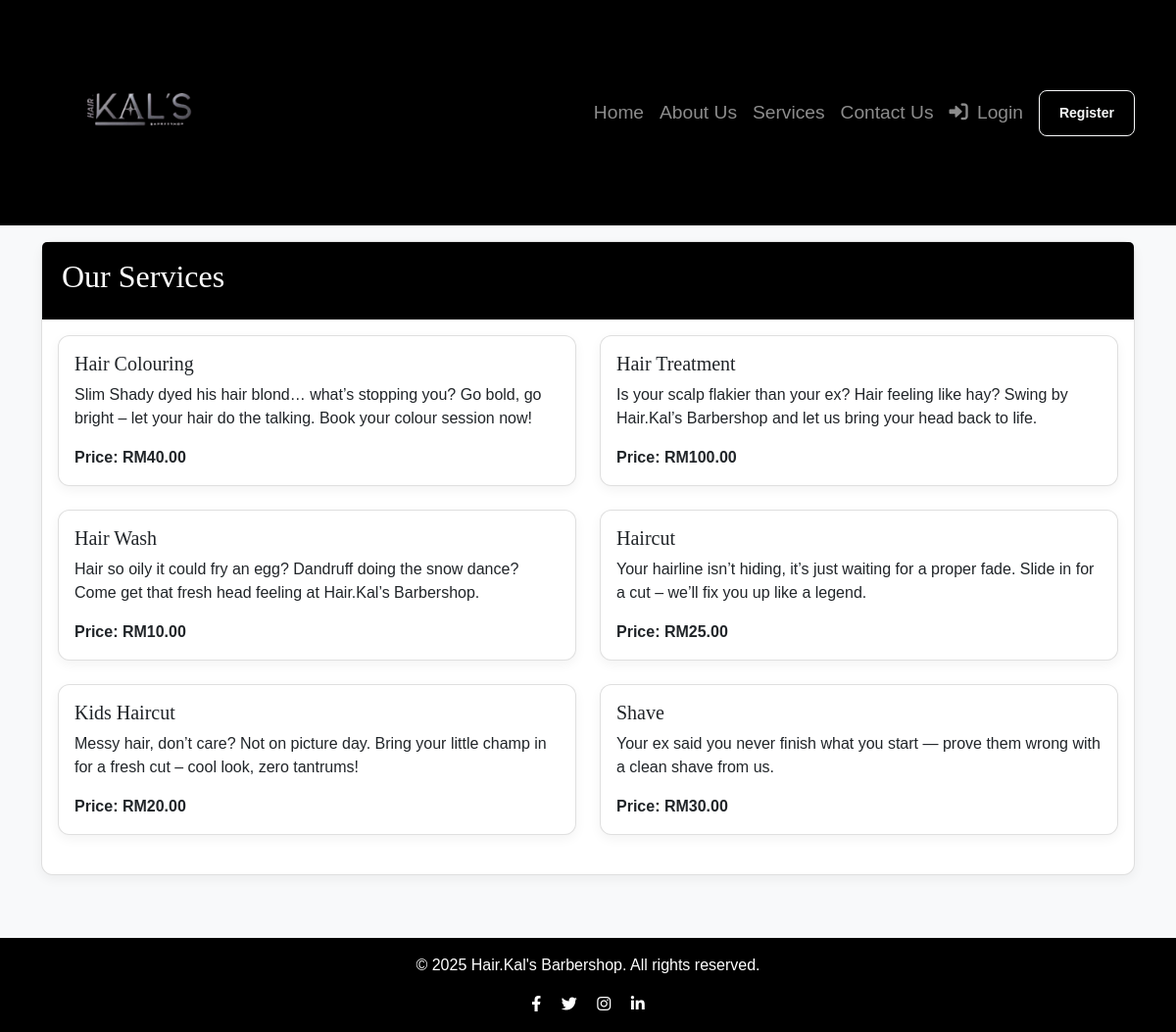
/services.php, run on the app's committed database.
### tables this page shows
CREATE TABLE `services` (
  `id` int(11) NOT NULL,
  `name` varchar(255) NOT NULL,
  `description` text DEFAULT NULL,
  `price` decimal(10,2) NOT NULL
);

### services.php (the view, shortened to what this page needs)
<?php
require_once 'includes/db_connect.php';
require_once 'includes/header.php';
$services = [];
$result = $conn->query("SELECT name, description, price FROM services ORDER BY name");
if ($result->num_rows > 0) {
    while ($row = $result->fetch_assoc()) {
        $services[] = $row;
    }
}
?>
<div class="card mb-4">
    <div class="card-header text-white" style="background-color: #000000;">
        <h2>Our Services</h2>
    </div>
    <div class="card-body">
        <?php if (empty($services)): ?>
            <p class="text-center">No services are currently listed. Please check back later!</p>
        <?php else: ?>
            <div class="row">
                <?php foreach ($services as $service): ?>
                    <div class="col-md-6 mb-4">
                        <div class="card h-100">
                            <div class="card-body">
                                <h5 class="card-title"><?php echo htmlspecialchars($service['name']); ?></h5>
                                <p class="card-text"><?php echo htmlspecialchars($service['description']); ?></p>
                                <p class="card-text"><strong>Price: RM<?php echo htmlspecialchars(number_format($service['price'], 2)); ?></strong></p>
                            </div>
                        </div>
                    </div>
                <?php endforeach; ?>
            </div>
        <?php endif; ?>
    </div>
</div>
<?php
require_once 'includes/footer.php';
?>

### includes/header.php (shortened to what this page needs)
<!DOCTYPE html>
<html lang="en">
<head>
    <link href="https://cdn.jsdelivr.net/npm/bootstrap@5.3.0/dist/css/bootstrap.min.css" rel="stylesheet">
    <link rel="stylesheet" href="https://cdnjs.cloudflare.com/ajax/libs/font-awesome/6.0.0-beta3/css/all.min.css">
    <link rel="stylesheet" href="<?php echo BASE_URL; ?>assets/css/style.css">
    <link href="https://cdn.jsdelivr.net/npm/bootstrap-icons@1.10.5/font/bootstrap-icons.css" rel="stylesheet">
</head>
<body>
<nav class="navbar navbar-expand-lg navbar-dark bg-black">
    <div class="container">
        <a class="navbar-brand d-flex align-items-center" href="<?php echo BASE_URL; ?>index.php">
            <img src="<?php echo BASE_URL; ?>assets/img/barbers/logo7.png" alt="Hair.Kal Barbershop Logo" class="logo-img">
        </a>
        <div class="collapse navbar-collapse" id="navbarNav">
            <ul class="navbar-nav ms-auto align-items-start align-items-lg-center flex-column flex-lg-row text-start text-lg-center">
                <li class="nav-item"><a class="nav-link" href="<?php echo BASE_URL; ?>index.php">Home</a></li>
                <li class="nav-item"><a class="nav-link" href="<?php echo BASE_URL; ?>about.php">About Us</a></li>
                <li class="nav-item"><a class="nav-link" href="<?php echo BASE_URL; ?>services.php">Services</a></li>
                <li class="nav-item"><a class="nav-link" href="<?php echo BASE_URL; ?>contact.php">Contact Us</a></li>
                <?php if (isset($_SESSION['user_id'])): ?>
                    <li class="nav-item dropdown">
                        <a class="nav-link dropdown-toggle" href="#" id="navbarDropdown" role="button"
                           data-bs-toggle="dropdown" aria-expanded="false">
                            <i class="fas fa-user-circle me-1"></i> <?php echo htmlspecialchars($_SESSION['user_name']); ?>
                        </a>
                        <ul class="dropdown-menu dropdown-menu-end" aria-labelledby="navbarDropdown">
                            <?php if ($_SESSION['role'] === 'user'): ?>
                                <li><a class="dropdown-item" href="<?php echo BASE_URL; ?>user/dashboard.php"><i class="fas fa-tachometer-alt me-2"></i>Dashboard</a></li>
                                <li><a class="dropdown-item" href="<?php echo BASE_URL; ?>user/profile.php"><i class="fas fa-user me-2"></i>Profile</a></li>
                            <?php elseif ($_SESSION['role'] === 'admin'): ?>
                                <li><a class="dropdown-item" href="<?php echo BASE_URL; ?>admin/dashboard.php"><i class="fas fa-cog me-2"></i>Admin Panel</a></li>
                            <?php endif; ?>
                            <li><hr class="dropdown-divider"></li>
                            <li><a class="dropdown-item" href="<?php echo BASE_URL; ?>logout.php"><i class="fas fa-sign-out-alt me-2"></i>Logout</a></li>
                        </ul>
                    </li>
                <?php else: ?>
                    <li class="nav-item">
                        <a class="nav-link" href="<?php echo BASE_URL; ?>login.php?showLogin=1" id="loginNavTrigger">
                            <i class="fas fa-sign-in-alt me-1"></i> Login
                        </a>
                    </li>
                    <li class="nav-item">
                        <a class="btn btn-outline-light btn-sm ms-lg-2 mt-2 mt-lg-0" href="<?php echo BASE_URL; ?>register.php">Register</a>
                    </li>
                <?php endif; ?>
            </ul>
        </div>
    </div>
</nav>
<main class="container my-3">

### includes/footer.php (shortened to what this page needs)
    </main>
    <footer style="background-color: #000000 !important;" class="text-white text-center py-3 mt-4">
        <div class="container">
            <p>&copy; <?php echo date("Y"); ?> Hair.Kal's Barbershop. All rights reserved.</p>
            <div class="social-icons mt-2">
                <a href="https://www.facebook.com/your-barbershop-page" target="_blank" class="text-white mx-2" aria-label="Facebook"><i class="fab fa-facebook-f"></i></a>
                <a href="https://twitter.com/your-barbershop-page" target="_blank" class="text-white mx-2" aria-label="Twitter"><i class="fab fa-twitter"></i></a>
                <a href="https://www.instagram.com/hairkals?igsh=aTNxMTkwZHlrdW1r" target="_blank" class="text-white mx-2" aria-label="Instagram"><i class="fab fa-instagram"></i></a>
                <a href="https://www.linkedin.com/your-barbershop-page" target="_blank" class="text-white mx-2" aria-label="LinkedIn"><i class="fab fa-linkedin-in"></i></a>
            </div>
        </div>
    </footer>
</body>
</html>

### assets/css/style.css (style rules this page uses)
body { font-family: 'Verdana', sans-serif; background-color: #f8f9fa; display: flex; flex-direction: column; min-height: 100vh; }
h1, h2, h3, h4, h5, h6 { font-family: 'Playfair Display', serif; }
main { flex: 1; }
.card { border-radius: 0.75rem; box-shadow: 0 0.25rem 0.75rem rgba(0, 0, 0, 0.05); border: 1px solid rgba(0,0,0,.125); }
.card-header { border-top-left-radius: 0.75rem; border-top-right-radius: 0.75rem; padding: 1rem 1.25rem; font-weight: bold; background-color: #000000; color: #fff; border-bottom: 1px solid rgba(0,0,0,4); }
.btn { border-radius: 0.5rem; padding: 0.75rem 1.25rem; font-weight: 600; transition: all 0.3s ease; }
.logo-img { height: 80px; }
footer { width: 100%; background-color: #000000 !important; color: #fff; padding: 1.5rem 0; margin-top: auto; text-align: center; }

### includes/header.php (style rules this page uses)
.navbar { height: auto; min-height: 150px; padding-top: 10px; padding-bottom: 10px; }
.logo-img { height: auto; max-height: 200px; object-fit: contain; transition: all 0.3s ease; }
.navbar-nav .nav-link { padding: 0.4rem 0.8rem; font-size: 1.2rem; font-weight: 500; position: relative; }
.navbar-nav .nav-link:after { content: ''; position: absolute; width: 0; height: 2px; bottom: 0; left: 0; background-color: #fff; transition: width 0.3s; }

### data on the page
services: name "Hair Colouring", description "Slim Shady dyed his hair blond… what’s stopping you? Go bold, go bright – let your hair do the talking. Book your colour session now!", price "40.00"
services: name "Hair Treatment", description "Is your scalp flakier than your ex? Hair feeling like hay? Swing by Hair.Kal’s Barbershop and let us bring your head back to life.", price "100.00"
services: name "Hair Wash", description "Hair so oily it could fry an egg? Dandruff doing the snow dance? Come get that fresh head feeling at Hair.Kal’s Barbershop.", price "10.00"
services: name "Haircut", description "Your hairline isn’t hiding, it’s just waiting for a proper fade. Slide in for a cut – we’ll fix you up like a legend.", price "25.00"
services: name "Kids Haircut", description "Messy hair, don’t care? Not on picture day. Bring your little champ in for a fresh cut – cool look, zero tantrums!", price "20.00"
services: name "Shave", description "Your ex said you never finish what you start — prove them wrong with a clean shave from us.", price "30.00"
